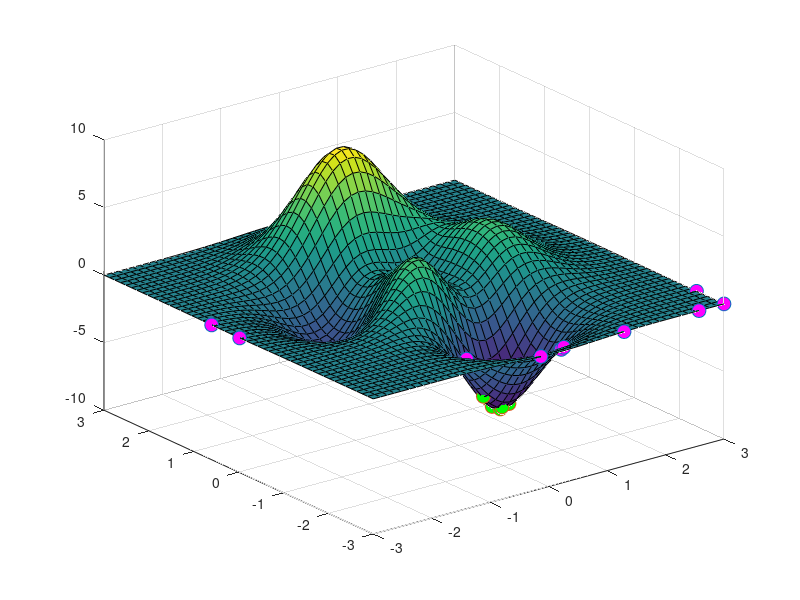
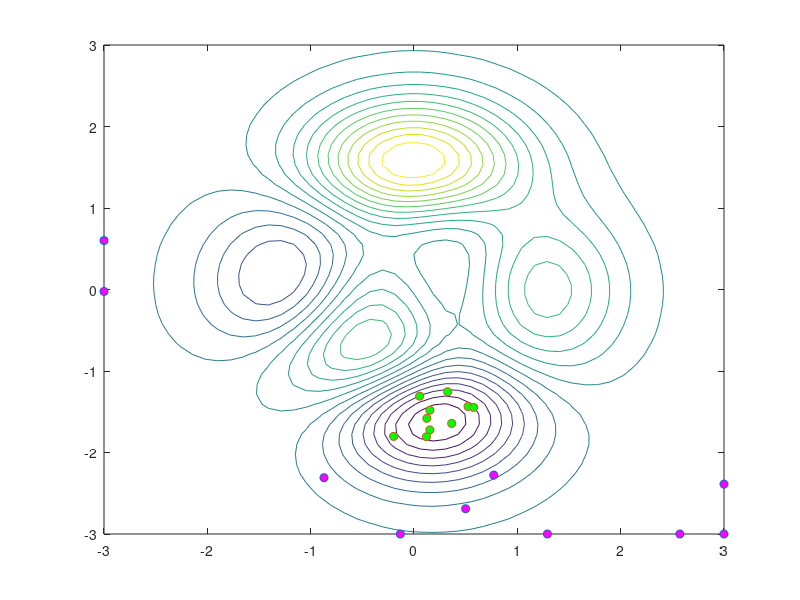
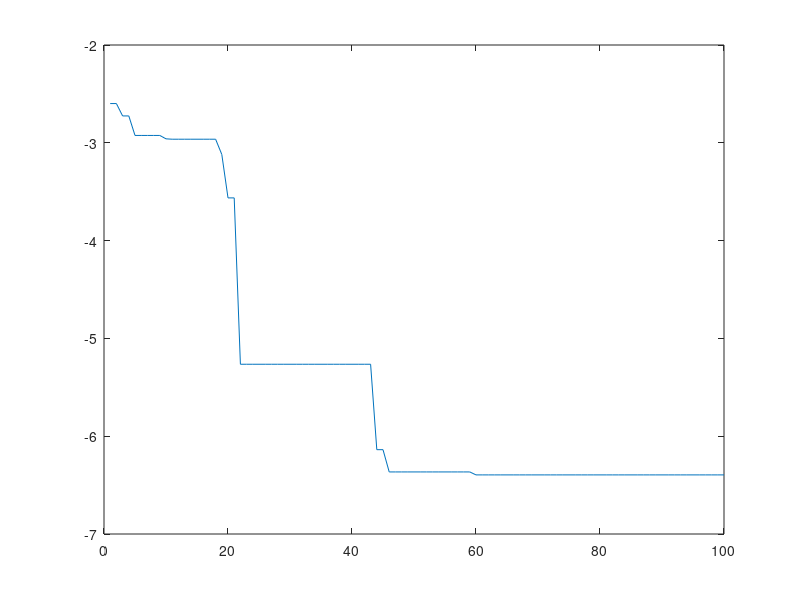

MATLAB code to generate these figures, in order:
clear
close

%Función objetivo
funObj=@(xi) 3*(1-xi(1))^2*exp(-(xi(1)^2)-(xi(2)+1)^2)-10*(xi(1)/5-xi(1)^3 - xi(2)^5)*exp(-xi(1)^2-xi(2)^2)-1/3*exp(-(xi(1)+1)^2 - xi(2)^2);

%Parámetros
N = 10;
d = 2; 
lb = [-3 -3];
ub = [3 3]; 
k = 0;
kmax = 100; 
c1 = 2; 
c2 = 2;

%Inicialización de las partículas y la velocidad
for i = 1:N
    x(i,:)=rand(1,d).*(ub-lb)+lb; % Inicialización de las partículas
    v(i,:)=zeros(1,d); % Inicialización de la velocidad
end

%Evaluación de las partículas iniciales en la función objetivo
for i = 1:N
    xi=x(i,:); % Extracción de la partícula xi
    fx(i,:) = funObj(xi);
end

%Registro de la mejor partícula global y las mejores partículas locales
[gfit, ind]=min(fx); % Fitness de la mejor partícula global
g =x(ind,:); % Posición de la mejor partícula global
fp=fx; % Fitness de las mejores partículas locales
p=x; % Posición de las mejores partículas locales

% Cálculo de la superficie del espacio de búsqueda para graficar
ejex=linspace(min(lb),max(ub),50); % Vector de soluciones para d=1
ejey=ejex; % Vector de soluciones para d=2
ejez=[]; % Matriz de fitness
for i = 1:length(ejex)
    for j = 1:length(ejey)
        ejez(i,j)=funObj([ejex(i) ejey(j)]);
    end
end
[ejey,ejex] = meshgrid(ejex,ejey); % Cálculo de la malla para superficie

%PROCESO ITERATIVO
while k < kmax
    k=k+1;
    %Dibuja la superficie de búsqueda
    figure(1);
    surf(ejex,ejey,ejez) 
    hold on
    %Dibuja las partículas
    plot3(x(:,1),x(:,2),fx,'o','MarkerFaceColor','m','MarkerSize',10)
    plot3(p(:,1),p(:,2),fp,'o','MarkerFaceColor','g','MarkerSize',10) %Dibuja las mejores partículas locales(verde)
    pause(0.3)
    hold off
    %Dibuja el contorno de la superficie del espacio de búsqueda
    figure(2) % Muestra figura 2
    contour(ejex,ejey,ejez,20) 
    hold on
    % Dibujar las partículas en el contorno
    plot(x(:,1),x(:,2),'o','MarkerFaceColor','m');
    plot(p(:,1),p(:,2),'o','MarkerFaceColor','g'); %Dibuja las mejores partículas locales(verde)
    pause(0.3)
    hold off

    %Cálculo de la nueva velocidad para cada partícula
    for i= 1:N
        xi = x(i,:);
        pi = p(i,:);
        v(i,:) = v(i,:)+c1*rand(1,d).*(pi-xi)+c2*rand(1,d).*(g-xi);
    end
    %Cálculo de la nueva posición de cada partícula
    x=x+v;
    % Verificar que las partículas no se salgan de los límites
    for i = 1:N 
        for j=1:d 
            if x(i,j) < lb(j)
                x(i,j) = lb(j);
            elseif x(i,j) > ub(j)
                x(i,j) = ub(j);
            end
        end
    end
    %Evaluación de las nuevas partículas en la función objetivo
    for i = 1:N
        xi = x(i,:);
        fx(i,:) = funObj(xi);
    end
    % Registro de la mejor partícula global y las mejores locales
    [gfitkmas1, ind] = min(fx);
    if gfitkmas1 < gfit
        gfit = gfitkmas1;
        g = x(ind,:);
    end
    %Actualiza el fitness de las mejores partículas locales
    for i = 1:N
        if fx(i,:) < fp(i,:)
            fp(i,:) = fx(i,:);
            p(i,:) = x(i,:);
        end
    end
    % Registro de las mejores soluciones encontradas en cada generación
    Evolucion(k) = gfit;
end
%FIN DEL PROCESO ITERATIVO
figure
plot(Evolucion) % Gráfica del proceso evolutivo del PSO
disp(['Mejor solución : ', num2str(g)]) % Mejor solución, mejor posición
disp(['Mejor fitness : ', num2str(gfit)]) % Mejor fitness, mejor costo

